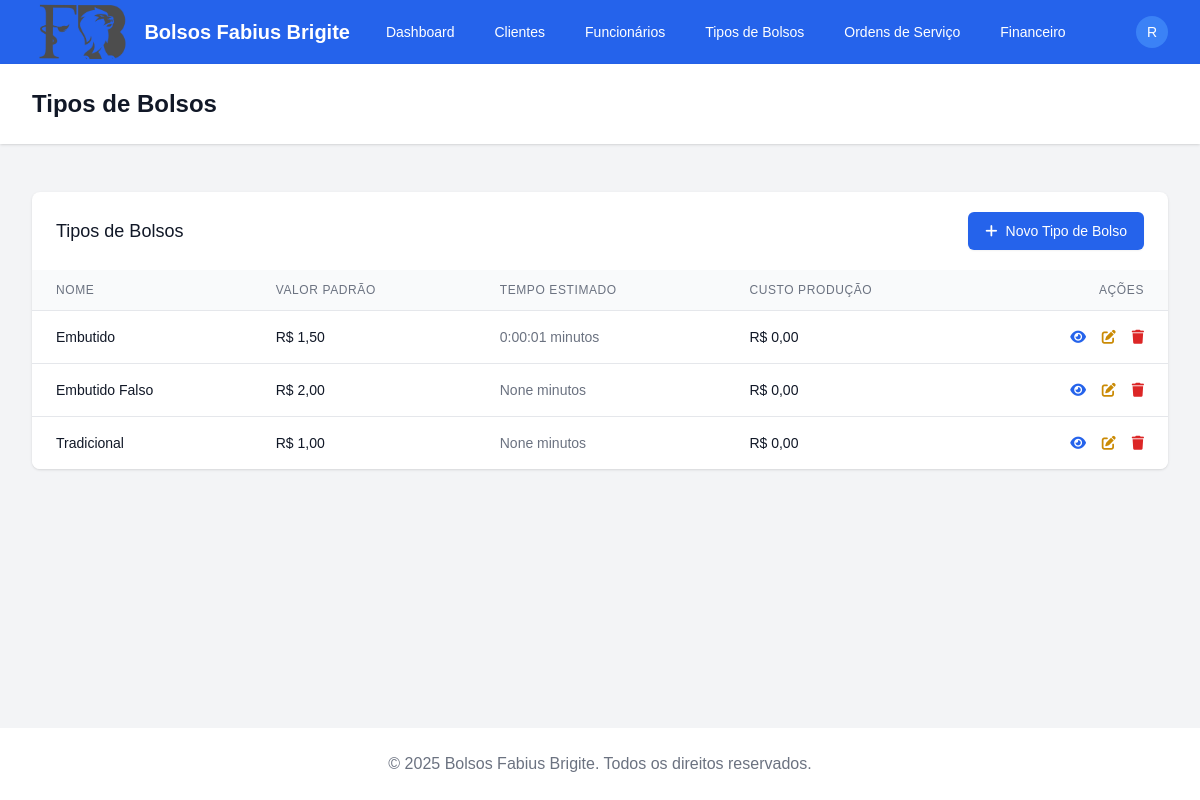
The app's page /catalogo/ (signed in), older data.
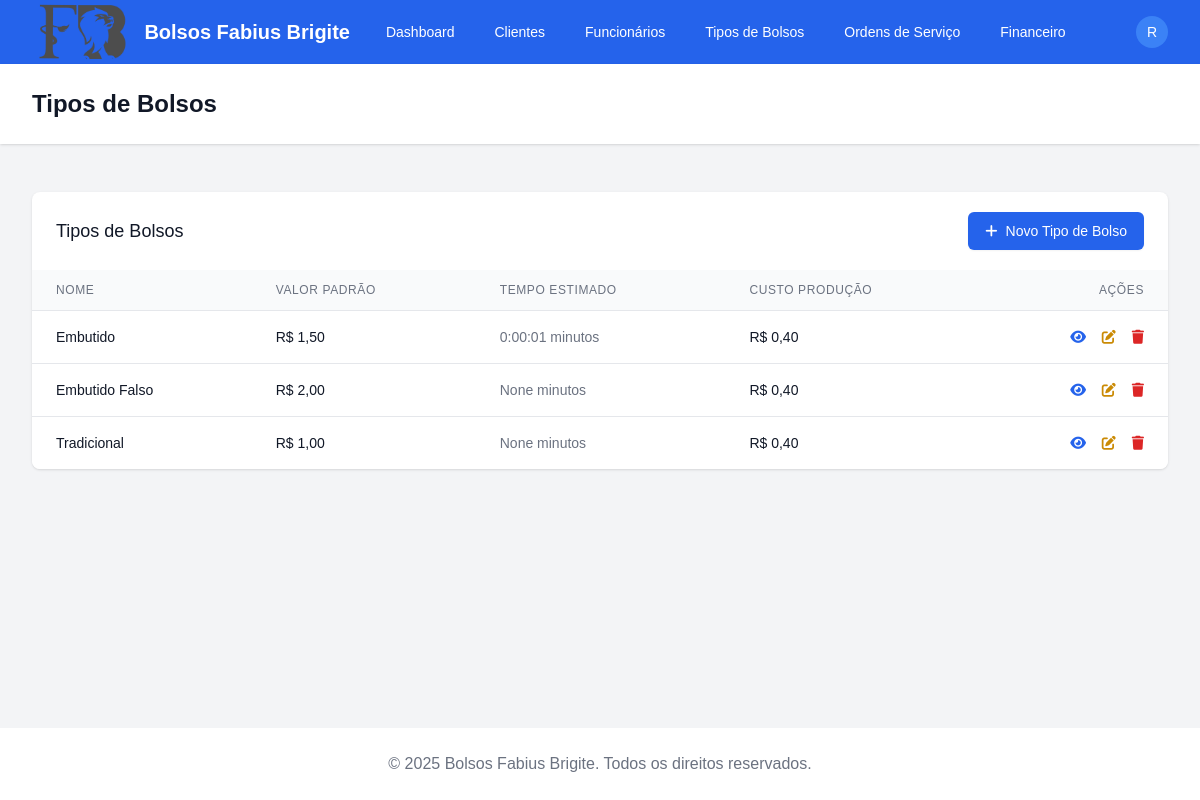
The same page, newer data.
### apps/catalogo/models.py (models this page shows, shortened)
class TipoBolso(models.Model):
    nome = models.CharField(max_length=100)
    descricao = models.TextField(blank=True)
    valor_padrao = models.DecimalField(max_digits=10, decimal_places=2, default=0)
    tempo_estimado_producao = models.DurationField(blank=True, null=True)
    custo_producao = models.DecimalField(max_digits=10, decimal_places=2, default=0,
                                     help_text='Valor a ser pago ao funcionário por unidade produzida')
    class Meta:
        verbose_name = 'Tipo de Bolso'
        verbose_name_plural = 'Tipos de Bolsos'
        ordering = ['nome']

### apps/catalogo/views.py (the view)
# urls.py: path('', views.TipoBolsoListView.as_view(), name='list'),
class TipoBolsoListView(LoginRequiredMixin, ListView):
    model = TipoBolso
    template_name = 'catalogo/tipobolso_list.html'
    context_object_name = 'tipos_bolso'

### templates/catalogo/tipobolso_list.html (shortened to what this page needs)
{% extends 'base.html' %}
{% block header %}Tipos de Bolsos{% endblock %}
{% block content %}
<div class="bg-white shadow overflow-hidden sm:rounded-lg">
  <div class="px-4 py-5 sm:px-6 flex justify-between items-center">
    <h2 class="text-lg leading-6 font-medium text-gray-900">Tipos de Bolsos</h2>
    <a href="{% url 'catalogo:add' %}" class="inline-flex items-center px-4 py-2 border border-transparent text-sm font-medium rounded-md shadow-sm text-white bg-blue-600 hover:bg-blue-700 focus:outline-none focus:ring-2 focus:ring-offset-2 focus:ring-blue-500">
      <i class="fas fa-plus mr-2"></i> Novo Tipo de Bolso
    </a>
  </div>
  <div class="overflow-x-auto">
    <table class="min-w-full divide-y divide-gray-200">
      <thead class="bg-gray-50">
        <tr>
          <th scope="col" class="px-6 py-3 text-left text-xs font-medium text-gray-500 uppercase tracking-wider">Nome</th>
          <th scope="col" class="px-6 py-3 text-left text-xs font-medium text-gray-500 uppercase tracking-wider">Valor Padrão</th>
          <th scope="col" class="px-6 py-3 text-left text-xs font-medium text-gray-500 uppercase tracking-wider">Tempo Estimado</th>
          <th scope="col" class="px-6 py-3 text-left text-xs font-medium text-gray-500 uppercase tracking-wider">Custo Produção</th>
          <th scope="col" class="px-6 py-3 text-right text-xs font-medium text-gray-500 uppercase tracking-wider">Ações</th>
        </tr>
      </thead>
      <tbody class="bg-white divide-y divide-gray-200">
        {% for tipo_bolso in tipos_bolso %}
          <tr>
            <td class="px-6 py-4 whitespace-nowrap">
              <div class="text-sm font-medium text-gray-900">{{ tipo_bolso.nome }}</div>
            </td>
            <td class="px-6 py-4 whitespace-nowrap">
              <div class="text-sm text-gray-900">R$ {{ tipo_bolso.valor_padrao|floatformat:2 }}</div>
            </td>
            <td class="px-6 py-4 whitespace-nowrap">
              <div class="text-sm text-gray-500">{{ tipo_bolso.tempo_estimado_producao }} minutos</div>
            </td>
            <td class="px-6 py-4 whitespace-nowrap">
              <div class="text-sm text-gray-900">R$ {{ tipo_bolso.custo_producao|floatformat:2|default:"0.00" }}</div>
            </td>
            <td class="px-6 py-4 whitespace-nowrap text-right text-sm font-medium">
              <a href="{% url 'catalogo:detail' tipo_bolso.id %}" class="text-blue-600 hover:text-blue-900 mr-3">
                <i class="fas fa-eye"></i>
              </a>
              <a href="{% url 'catalogo:edit' tipo_bolso.id %}" class="text-yellow-600 hover:text-yellow-900 mr-3">
                <i class="fas fa-edit"></i>
              </a>
              <a href="{% url 'catalogo:delete' tipo_bolso.id %}" class="text-red-600 hover:text-red-900">
                <i class="fas fa-trash"></i>
              </a>
            </td>
          </tr>
        {% empty %}
          <tr>
            <td colspan="4" class="px-6 py-4 text-center text-sm text-gray-500">
              Nenhum tipo de bolso cadastrado.
            </td>
          </tr>
        {% endfor %}
      </tbody>
    </table>
  </div>
</div>
{% endblock %}

Row changes from the older to the newer data that the page shows:
changed TipoBolso "Embutido": custo_producao "0,00" → "0,40"
changed TipoBolso "Embutido Falso": custo_producao "0,00" → "0,40"
changed TipoBolso "Tradicional": custo_producao "0,00" → "0,40"
